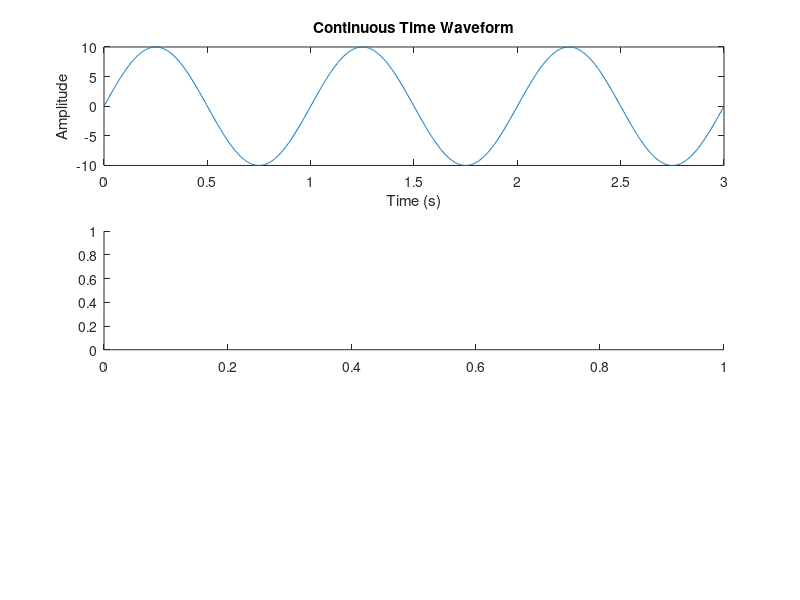

Source code (MATLAB): (Note: this script raises an error after producing the figure.)
% 生成0到3秒的时间向量，步长足够小以近似连续信号
t = linspace(0, 3, 1000);
x = 10*sin(2*pi*t);

% 采样频率为10Hz，采样周期为0.1s
Ts = 0.1;
t_sampled = 0:Ts:3;
x_sampled = 10*sin(2*pi*t_sampled);

% 对采样后的前20点信号进行离散傅里叶变换（DFT）
N = 20;
x_dft = fft(x_sampled(1:N));
freq = (0:N - 1)*(1/Ts)/N;
mag_spectrum = abs(x_dft);
phase_spectrum = angle(x_dft);

% 创建一个图形窗口
figure;

% 绘制连续时间波形图
subplot(3, 1, 1);
plot(t, x);
xlabel('Time (s)');
ylabel('Amplitude');
title('Continuous Time Waveform');

% 绘制离散时间波形图（前40点）
subplot(3, 1, 2);
plot(t_sampled(1:40), x_sampled(1:40), 'o');
xlabel('Time (s)');
ylabel('Amplitude');
title('Discrete Time Waveform (First 40 points)');

% 绘制离散幅度频谱和相位频谱图
subplot(3, 2, 5);
stem(freq, mag_spectrum);
xlabel('Frequency (Hz)');
ylabel('Magnitude');
title('Magnitude Spectrum');

subplot(3, 2, 6);
stem(freq, phase_spectrum);
xlabel('Frequency (Hz)');
ylabel('Phase (rad)');
title('Phase Spectrum');